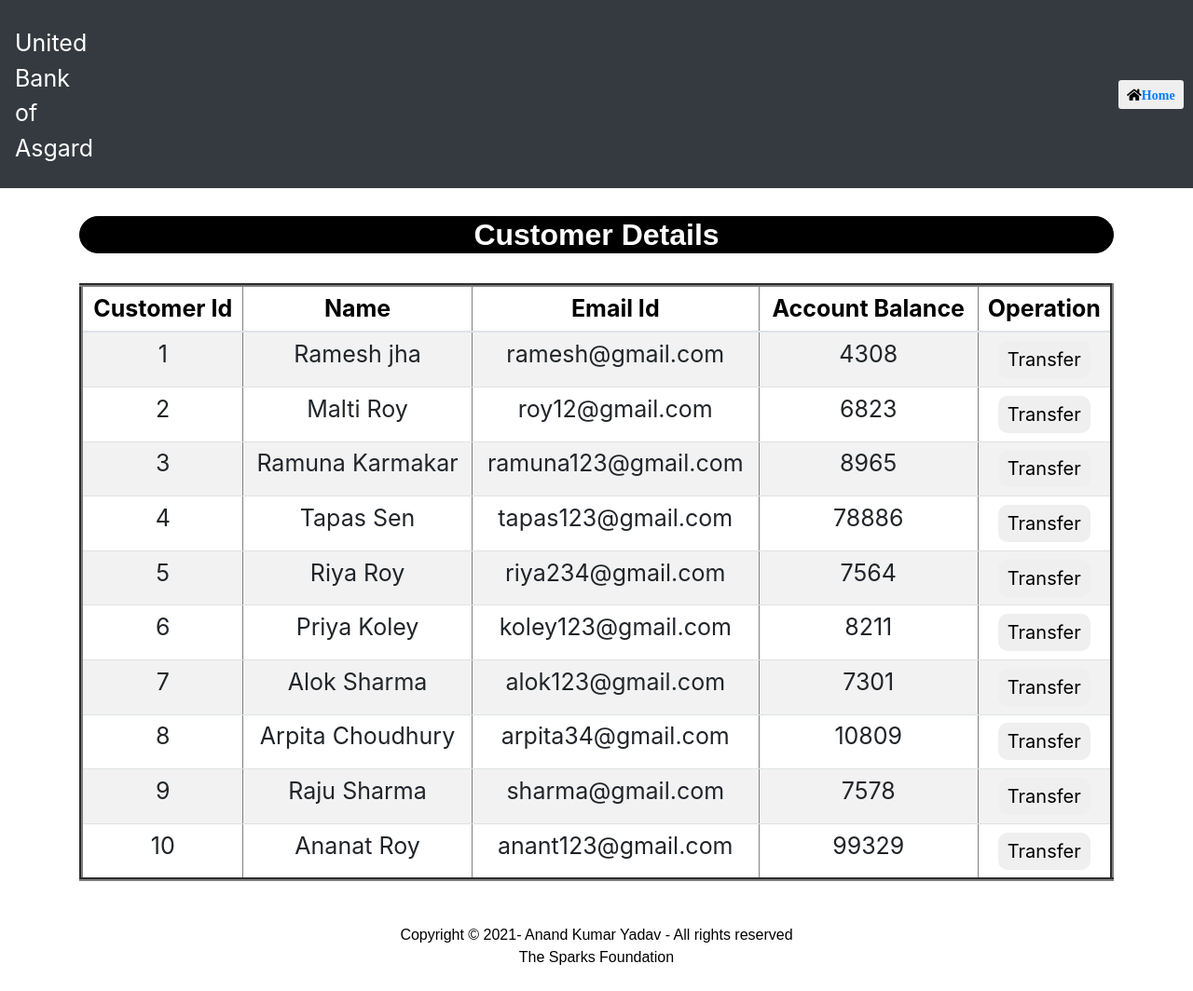
Page /viewusers.php on the committed database.
### tables this page shows
CREATE TABLE `users` (
  `id` int(11) NOT NULL,
  `name` varchar(50) NOT NULL,
  `email` varchar(50) NOT NULL,
  `credits` int(10) NOT NULL
);

### viewusers.php (the view, shortened to what this page needs)
<!DOCTYPE html>
<html lang="en">
<head>
    <link rel="stylesheet" href="https://maxcdn.bootstrapcdn.com/bootstrap/4.0.0/css/bootstrap.min.css">
    <link rel="stylesheet" href="css/fontawesome/css/all.min.css">
</head>
<body>
<?php
    require 'config.php';
    $query = "SELECT * FROM users";
    $result = mysqli_query($conn,$query);
?>
<nav class="navbar navbar-expand-sm bg-dark navbar-dark">
<p class="logo-text">United Bank of Asgard</p>
<ul class="navbar-nav">
<li class="list-home">
</li>
<button class="btn btn-sm">
                <i class="fas fa-home"><b><a href="index.php">Home</a></b></i>
            </button>
</ul>
</nav>
    <div class="container divStyle">
        <h2>Customer Details</h2>
        <br>
            <div class="row">
                <div class="col">
                    <div class="table-responsive-sm">
                    <table border="4"class="table roundedCorners tabletext table-hover table-sm table-striped table-condensed">
                        <thead>
                            <tr>
                            <th scope="col">Customer Id</th>
                            <th scope="col">Name</th>
                            <th scope="col">Email Id</th>
                            <th scope="col">Account Balance</th>
                            <th scope="col">Operation</th>
                            </tr>
                        </thead>
                        <tbody>
                <?php
                    while($rows=mysqli_fetch_array($result)){
                ?>
                    <tr>
                        <td><?php echo $rows['id'] ?></td>
                        <td><?php echo $rows['name']?></td>
                        <td><?php echo $rows['email']?></td>
                        <td><?php echo $rows['credits']?></td>
                        <td><a href="selectedUserdetail.php?id= <?php echo $rows['id'] ;?>"> <button type="button" class="button">Transfer</button></a></td>
                    </tr>
                <?php
                    }
                 ?>
                        </tbody>
                    </table>
                    </div>
                </div>
            </div>
            </div>
<footer class="background">
      <p class="text-footer">
        Copyright &copy; 2021- Anand Kumar Yadav - All rights reserved
        <br>The Sparks Foundation</br>
      </p>
  </footer>
</body>
</html>

### viewusers.php (style rules this page uses)
.logo-text, .nav-link1 { color: white; padding-top: 20px; font-size:25px; }
.list-home { padding-left: 1100px; }
.container { background-color: none; padding-top: 30px; text-align: center; }
.button { background-color: none; border: black; color: black; padding: 5px 10px; text-align: center; text-decoration: none; display: inline-block; font-size: 20px; margin: 4px 2px; border-radius: 10px; }
.row { color:none; font-size:25px; }
h2 { text-decoration: sans-serif; font-family: sans-serif; color: white; background: black; border: 1px solid black; border-radius: 50px; font-weight: bold; }
th { text-decoration: bold; color: black; }
.text-footer { text-align: center; padding: 30px 0; font-family: 'Ubuntu',sans-serif; display: flex; justify-content: center; color: black; }

### rows in the picture
users: id "1", name "Ramesh jha", email "ramesh@gmail.com", credits "4308"
users: id "2", name "Malti Roy", email "roy12@gmail.com", credits "6823"
users: id "3", name "Ramuna Karmakar", email "ramuna123@gmail.com", credits "8965"
users: id "4", name "Tapas Sen", email "tapas123@gmail.com", credits "78886"
users: id "5", name "Riya Roy", email "riya234@gmail.com", credits "7564"
users: id "6", name "Priya Koley", email "koley123@gmail.com", credits "8211"
users: id "7", name "Alok Sharma", email "alok123@gmail.com", credits "7301"
users: id "8", name "Arpita Choudhury", email "arpita34@gmail.com", credits "10809"
users: id "9", name "Raju Sharma", email "sharma@gmail.com", credits "7578"
users: id "10", name "Ananat Roy", email "anant123@gmail.com", credits "99329"
